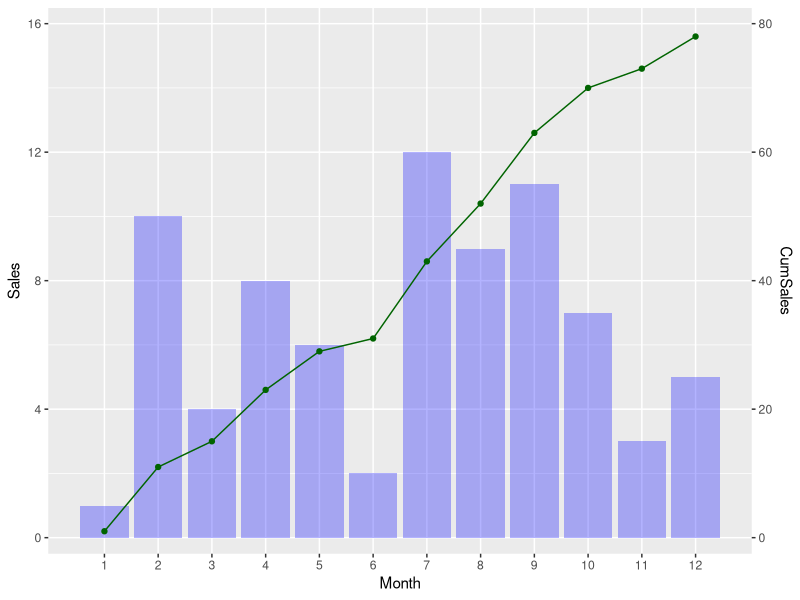
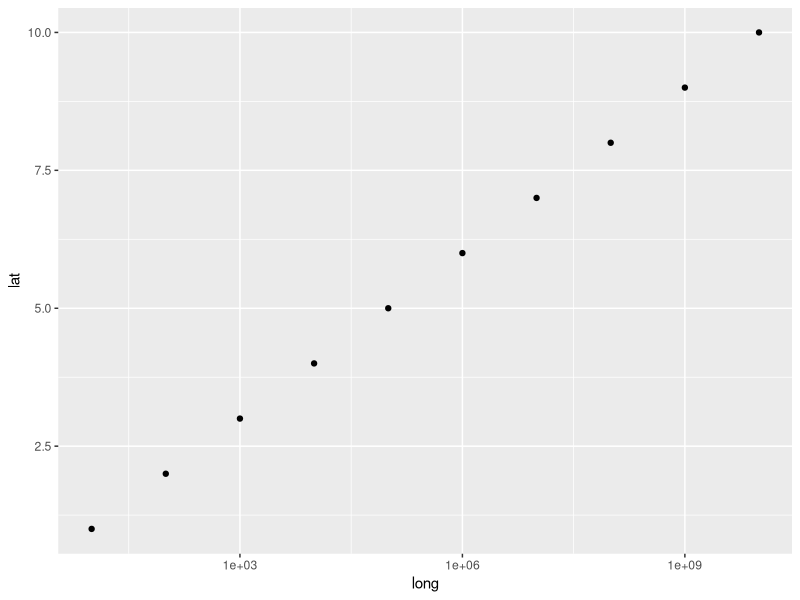
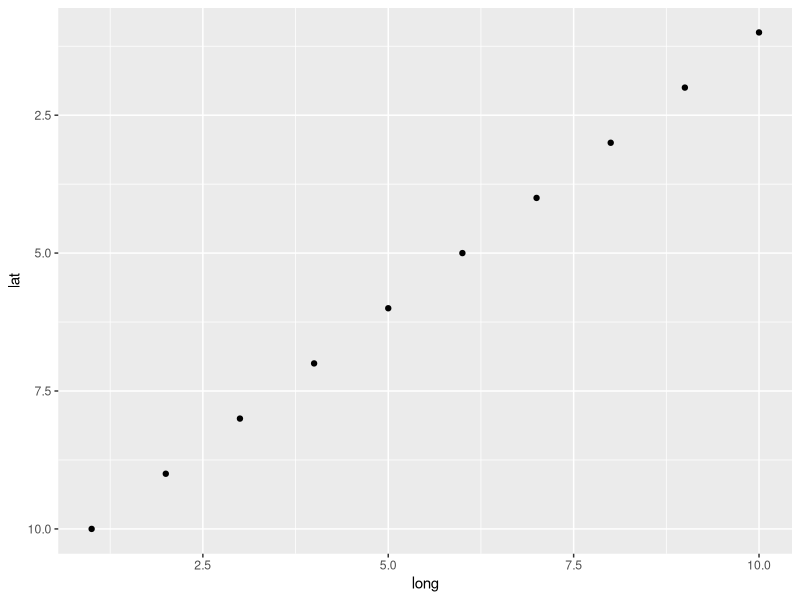
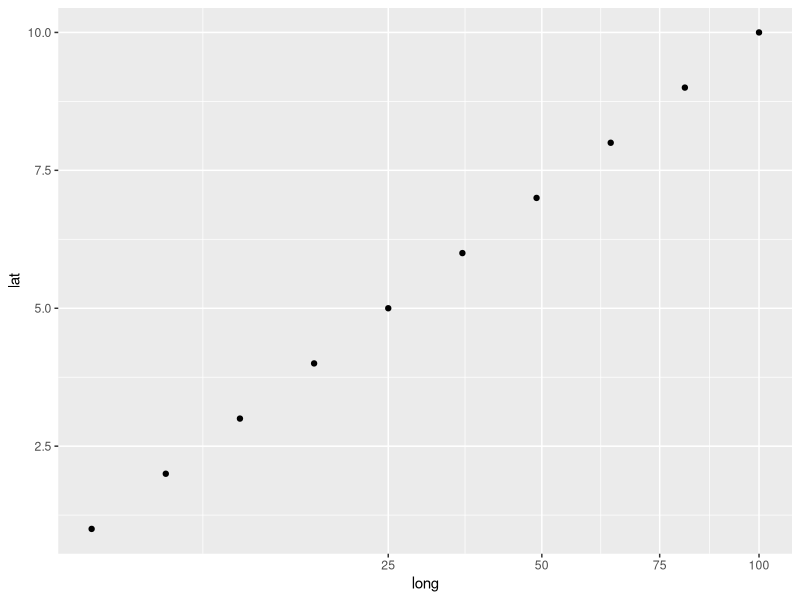
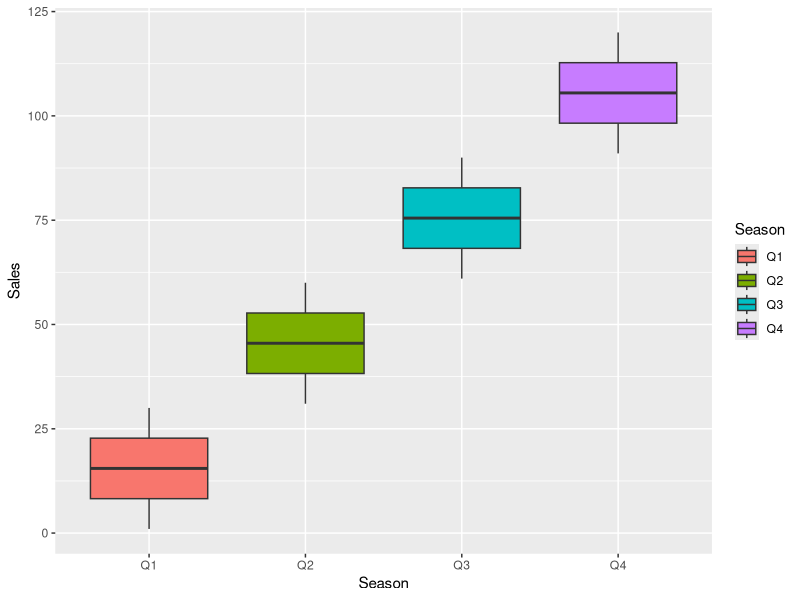
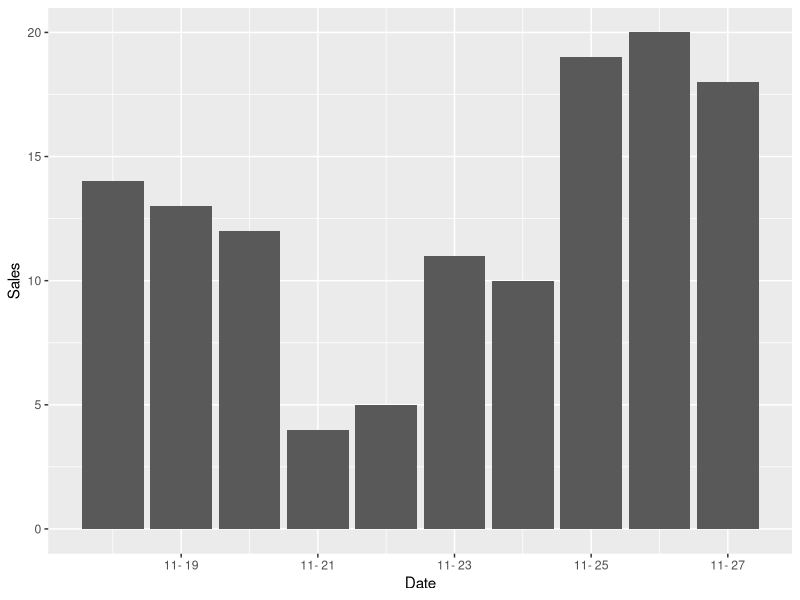

Generate these figures, in order, with R:
## ---- chunk 1
knitr::opts_chunk$set(warning = FALSE, message = FALSE)
knitr::opts_chunk$set(fig.align = "center", fig.width = 6, fig.asp = 0.7)
library(ggplot2)
library(dplyr)
## ---- chunk 2
dat <- tibble(
  Month = c(1:12), 
  Sales = sample(1:12),
  CumSales = cumsum(Sales)
)
ggplot(dat, aes(Month, Sales)) +
  geom_col(fill = "blue", alpha = 0.3) +
  geom_path(aes(Month, CumSales/5), colour = "darkgreen") +
  geom_point(aes(Month, CumSales/5), colour = "darkgreen") +
  scale_y_continuous(
    breaks = seq(0, 16, 4), minor_breaks = seq(0, 16, 2),
    expand = expansion(mult = 0, add = 0.5), limits = c(0, 16),
    sec.axis = sec_axis(trans = ~ 5*., name = "CumSales")
    ) +
  scale_x_continuous(breaks = c(1:12), minor_breaks = NULL)
## ---- chunk 3
dat <- tibble(long = 10^(1:10), lat = 1:10)
ggplot(dat, aes(long, lat)) +
  geom_point() +
  scale_x_log10()
## ---- chunk 4
dat <- tibble(long = 10:1, lat = 1:10)
ggplot(dat, aes(long, lat)) +
  geom_point() +
  scale_y_reverse()
## ---- chunk 5
dat <- tibble(long = (1:10)^2, lat = 1:10)
ggplot(dat, aes(long, lat)) +
  geom_point() +
  scale_x_sqrt()
## ---- chunk 6
dat <- tibble(
  Season = rep(c("Q1", "Q2", "Q3", "Q4", NA), each = 30),
  Sales = c(1:120, sample(1:120, 30))
)
ggplot(dat, aes(Season, Sales, fill = Season)) +
  geom_boxplot() +
  scale_x_discrete(na.translate = FALSE)
## ---- chunk 7
dat <- tibble(
  Date = Sys.Date() + 1:10,
  Sales = sample(20, 10)
)
ggplot(dat, aes(x = Date, y = Sales)) + 
  geom_col() + 
  scale_x_date(date_labels = "%m- %d")
